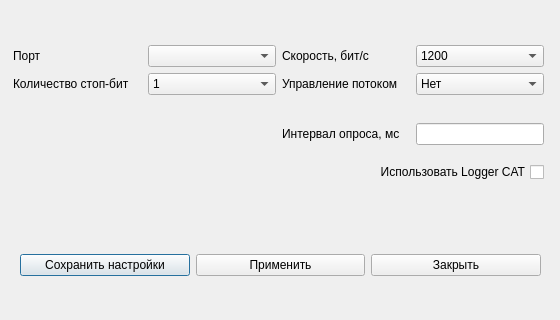
<?xml version="1.0" encoding="UTF-8"?>
<ui version="4.0">
 <class>loggerCAT</class>
 <widget class="QDialog" name="loggerCAT">
  <property name="geometry">
   <rect>
    <x>0</x>
    <y>0</y>
    <width>560</width>
    <height>320</height>
   </rect>
  </property>
  <property name="minimumSize">
   <size>
    <width>560</width>
    <height>320</height>
   </size>
  </property>
  <property name="windowTitle">
   <string>Dialog</string>
  </property>
  <widget class="QWidget" name="layoutWidget">
   <property name="geometry">
    <rect>
     <x>20</x>
     <y>240</y>
     <width>521</width>
     <height>51</height>
    </rect>
   </property>
   <layout class="QHBoxLayout" name="horizontalLayout_7">
    <item>
     <spacer name="horizontalSpacer_7">
      <property name="orientation">
       <enum>Qt::Vertical</enum>
      </property>
      <property name="sizeHint" stdset="0">
       <size>
        <width>0</width>
        <height>20</height>
       </size>
      </property>
     </spacer>
    </item>
    <item>
     <widget class="QPushButton" name="saveCATsettings">
      <property name="text">
       <string>Сохранить настройки</string>
      </property>
     </widget>
    </item>
    <item>
     <widget class="QPushButton" name="setupButton">
      <property name="text">
       <string>Применить</string>
      </property>
     </widget>
    </item>
    <item>
     <widget class="QPushButton" name="closeCATwindow">
      <property name="text">
       <string>Закрыть</string>
      </property>
     </widget>
    </item>
    <item>
     <spacer name="horizontalSpacer_8">
      <property name="orientation">
       <enum>Qt::Vertical</enum>
      </property>
      <property name="sizeHint" stdset="0">
       <size>
        <width>0</width>
        <height>20</height>
       </size>
      </property>
     </spacer>
    </item>
   </layout>
  </widget>
  <widget class="QWidget" name="layoutWidget">
   <property name="geometry">
    <rect>
     <x>13</x>
     <y>23</y>
     <width>531</width>
     <height>191</height>
    </rect>
   </property>
   <layout class="QVBoxLayout" name="verticalLayout_5">
    <item>
     <layout class="QHBoxLayout" name="horizontalLayout_5">
      <item>
       <layout class="QVBoxLayout" name="verticalLayout_2">
        <item>
         <layout class="QHBoxLayout" name="horizontalLayout">
          <item>
           <widget class="QLabel" name="label_8">
            <property name="text">
             <string>Порт</string>
            </property>
           </widget>
          </item>
          <item>
           <widget class="QComboBox" name="CATport">
            <property name="sizePolicy">
             <sizepolicy hsizetype="Ignored" vsizetype="Fixed">
              <horstretch>0</horstretch>
              <verstretch>0</verstretch>
             </sizepolicy>
            </property>
           </widget>
          </item>
         </layout>
        </item>
        <item>
         <layout class="QHBoxLayout" name="horizontalLayout_3">
          <item>
           <widget class="QLabel" name="label_11">
            <property name="text">
             <string>Количество стоп-бит</string>
            </property>
           </widget>
          </item>
          <item>
           <widget class="QComboBox" name="CATstopbits">
            <item>
             <property name="text">
              <string>1</string>
             </property>
            </item>
            <item>
             <property name="text">
              <string>2</string>
             </property>
            </item>
           </widget>
          </item>
         </layout>
        </item>
       </layout>
      </item>
      <item>
       <layout class="QVBoxLayout" name="verticalLayout">
        <item>
         <layout class="QHBoxLayout" name="horizontalLayout_2">
          <item>
           <widget class="QLabel" name="label_10">
            <property name="text">
             <string>Скорость, бит/с</string>
            </property>
           </widget>
          </item>
          <item>
           <widget class="QComboBox" name="CATspeed">
            <item>
             <property name="text">
              <string>1200</string>
             </property>
            </item>
            <item>
             <property name="text">
              <string>2400</string>
             </property>
            </item>
            <item>
             <property name="text">
              <string>4800</string>
             </property>
            </item>
            <item>
             <property name="text">
              <string>9600</string>
             </property>
            </item>
            <item>
             <property name="text">
              <string>19200</string>
             </property>
            </item>
            <item>
             <property name="text">
              <string>38400</string>
             </property>
            </item>
            <item>
             <property name="text">
              <string>57600</string>
             </property>
            </item>
           </widget>
          </item>
         </layout>
        </item>
        <item>
         <layout class="QHBoxLayout" name="horizontalLayout_4">
          <item>
           <widget class="QLabel" name="label">
            <property name="text">
             <string>Управление потоком</string>
            </property>
           </widget>
          </item>
          <item>
           <widget class="QComboBox" name="flowctrl">
            <item>
             <property name="text">
              <string>Нет</string>
             </property>
            </item>
            <item>
             <property name="text">
              <string>Аппаратное</string>
             </property>
            </item>
           </widget>
          </item>
         </layout>
        </item>
       </layout>
      </item>
     </layout>
    </item>
    <item>
     <layout class="QHBoxLayout" name="horizontalLayout_8">
      <item>
       <layout class="QVBoxLayout" name="verticalLayout_4">
        <item>
         <widget class="QLabel" name="freqLabel">
          <property name="sizePolicy">
           <sizepolicy hsizetype="Expanding" vsizetype="Preferred">
            <horstretch>0</horstretch>
            <verstretch>0</verstretch>
           </sizepolicy>
          </property>
          <property name="text">
           <string/>
          </property>
         </widget>
        </item>
        <item>
         <widget class="QLabel" name="modeLabel">
          <property name="sizePolicy">
           <sizepolicy hsizetype="Expanding" vsizetype="Preferred">
            <horstretch>0</horstretch>
            <verstretch>0</verstretch>
           </sizepolicy>
          </property>
          <property name="text">
           <string/>
          </property>
         </widget>
        </item>
       </layout>
      </item>
      <item>
       <layout class="QVBoxLayout" name="verticalLayout_3">
        <property name="bottomMargin">
         <number>10</number>
        </property>
        <item>
         <layout class="QHBoxLayout" name="horizontalLayout_6">
          <property name="spacing">
           <number>6</number>
          </property>
          <property name="bottomMargin">
           <number>11</number>
          </property>
          <item>
           <widget class="QLabel" name="label_2">
            <property name="text">
             <string>Интервал опроса, мс</string>
            </property>
           </widget>
          </item>
          <item>
           <widget class="QLineEdit" name="intvlEdit">
            <property name="sizePolicy">
             <sizepolicy hsizetype="Preferred" vsizetype="Fixed">
              <horstretch>0</horstretch>
              <verstretch>0</verstretch>
             </sizepolicy>
            </property>
           </widget>
          </item>
         </layout>
        </item>
        <item>
         <widget class="QCheckBox" name="useLoggerCAT">
          <property name="sizePolicy">
           <sizepolicy hsizetype="Expanding" vsizetype="Fixed">
            <horstretch>0</horstretch>
            <verstretch>0</verstretch>
           </sizepolicy>
          </property>
          <property name="layoutDirection">
           <enum>Qt::RightToLeft</enum>
          </property>
          <property name="text">
           <string>Использовать Logger CAT</string>
          </property>
         </widget>
        </item>
       </layout>
      </item>
     </layout>
    </item>
   </layout>
  </widget>
 </widget>
 <resources/>
 <connections/>
</ui>
